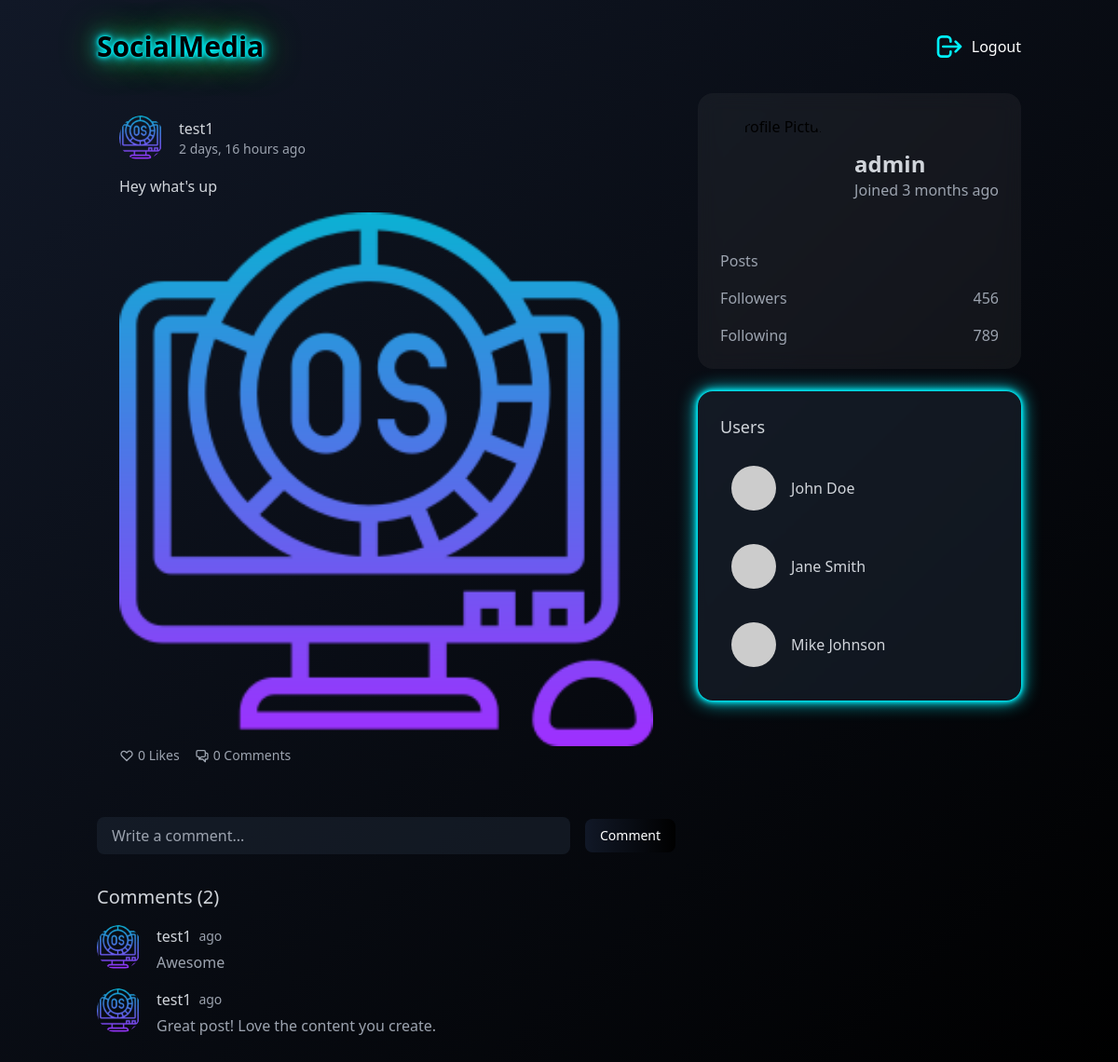
/posts/5 (signed in), run on the app's committed database.
### posts/models.py (models this page shows, shortened)
class Posts(models.Model):
    post_content = models.CharField(max_length=1000)
    profile = models.ForeignKey(Profile, on_delete=models.CASCADE)
    post_image = models.ImageField(upload_to="posts_imgs/")
    created_at = models.DateTimeField(auto_now_add=True)
    like_count = models.IntegerField(default=0)

class Comments(models.Model):
    comment_content = models.CharField(max_length=200)
    profile = models.ForeignKey(Profile, on_delete=models.CASCADE)
    post = models.ForeignKey(Posts, on_delete=models.CASCADE)

### userauth/models.py (models this page shows, shortened)
class Profile(models.Model):
    user = models.OneToOneField(User, on_delete=models.CASCADE)
    profile_image = models.ImageField(upload_to='profile_pics/', default='default.jpg')
    bio = models.TextField(blank=True, null=True)

### posts/views.py (the view)
# urls.py: path('<int:postId>', views.get_post),
@login_required(login_url="/auth/signin")
def get_post(request, postId):
    post = get_object_or_404(Posts, id=postId)
    comments = Comments.objects.filter(post=post)
    data = {"post": post, "comments": comments}
    return render(request, "post.html", {"data": data})

### templates/post.html (shortened to what this page needs)
<!DOCTYPE html>
<html lang="en">
<head>
    <script src="https://cdn.tailwindcss.com"></script>
</head>
<body class="bg-gradient-to-br from-gray-900 to-black min-h-screen">
    <div class="container mx-auto px-4 py-8">
        <div class="flex justify-between items-center mb-8">
            <h1 class="neon-text text-3xl font-bold">SocialMedia</h1>
            <div class="flex items-center space-x-4">
                <a href="#" class="flex items-center space-x-2 hover:text-neon-blue transition-colors">
                    <svg class="w-8 h-8 text-[var(--neon-blue)]" fill="none" stroke="currentColor" viewBox="0 0 24 24">
                        <path stroke-linecap="round" stroke-linejoin="round" stroke-width="2"
                            d="M17 16l4-4m0 0l-4-4m4 4H7m6 4v1a3 3 0 01-3 3H6a3 3 0 01-3-3V7a3 3 0 013-3h4a3 3 0 013 3v1">
                        </path>
                    </svg>
                    <span class="text-white">Logout</span>
                </a>
            </div>
        </div>
        <div class="grid grid-cols-1 md:grid-cols-2 gap-6">
            <div class="md:col-span-2 md:col-start-1 md:col-end-3">
                <div class="post-card p-6 rounded-2xl mb-6">
                    <div class="flex items-center space-x-4 mb-4">
                        <img src="{{ data.post.profile.profile_image.url }}" alt="{{ data.post.profile.user.username }}"
                            class="profile-image" />
                        <div>
                            <h3 class="font-medium text-gray-300">
                                {{ data.post.profile.user.username }}
                            </h3>
                            <p class="text-sm text-gray-400">
                                {{ data.post.created_at|timesince }} ago
                            </p>
                        </div>
                    </div>
                    <p class="text-gray-300 mb-4">{{ data.post.post_content }}</p>
                    {% if data.post.post_image %}
                    <img src="{{ data.post.post_image.url }}" alt="Post image"
                        class="w-full rounded-lg mt-4 post-image" />
                    {% endif %}
                    <div class="flex items-center space-x-4 text-gray-400 text-sm">
                        <span class="flex items-center cursor-pointer hover:text-neon-blue">
                            <svg class="w-4 h-4 mr-1" fill="none" stroke="currentColor" viewBox="0 0 24 24">
                                <path stroke-linecap="round" stroke-linejoin="round" stroke-width="2"
                                    d="M4.318 6.318a4.5 4.5 0 000 6.364L12 20.364l7.682-7.682a4.5 4.5 0 00-6.364-6.364L12 7.636l-1.318-1.318a4.5 4.5 0 00-6.364 0z">
                                </path>
                            </svg>
                            {{ data.post.like_count }} Likes
                        </span>
                        <span class="flex items-center cursor-pointer hover:text-neon-blue">
                            0 Comments
                        </span>
                    </div>
                </div>
                <div class="mt-8 mb-8">
                    <div class="flex items-center space-x-4">
                        <form class="flex-1" method="POST" action='/posts/add_comments/{{data.post.id}}'>
                            <div class="flex items-center space-x-4">
                                <input type="text" name="comment_content"
                                    class="flex-1 px-4 py-2 rounded-lg bg-gray-800/50 text-gray-300 placeholder-gray-400 focus:outline-none focus:ring-2 focus:ring-neon-blue"
                                    placeholder="Write a comment...">
                                <button type="submit"
                                    class="flex items-center px-4 py-2 rounded-lg text-sm font-medium text-white bg-gradient-to-r from-neon-blue via-neon-green to-neon-purple transition-all duration-300 hover:bg-none hover:bg-[var(--neon-blue)]">
                                    Comment
                                </button>
                            </div>
                        </form>
                    </div>
                </div>
                <div class="mt-8">
                    <h3 class="text-xl font-medium text-gray-300 mb-4">Comments ({{ data.comments.count }})</h3>
                    <div class="space-y-4">
                        {% for comment in data.comments %}
                        <div class="flex items-start space-x-4">
                            <img src="{{ comment.profile.profile_image.url }}" alt="{{ comment.profile.user.username }}"
                                class="profile-image" />
                            <div>
                                <div class="flex items-center space-x-2">
                                    <h4 class="font-medium text-gray-300">{{ comment.profile.user.username }}</h4>
                                    <span class="text-sm text-gray-400">{{ comment.created_at|timesince }} ago</span>
                                </div>
                                <p class="text-gray-400 mt-1">{{ comment.comment_content }}</p>
                            </div>
                        </div>
                        {% empty %}
                        <div class="text-center text-gray-400 py-4">
                            No comments yet. Be the first to comment!
                        </div>
                        {% endfor %}
                    </div>
                </div>
            </div>
            <div class="md:col-span-1 md:col-start-3 md:col-end-4">
                <div class="profile-section p-6 rounded-2xl mb-6">
                    <div class="flex items-center space-x-4 mb-4">
                        <img src="{{ request.user.profile.profile_image.url }}" alt="Profile Picture"
                            class="w-32 h-32 rounded-full" />
                        <div>
                            <h2 class="text-2xl font-bold text-gray-300">
                                {{ request.user.username }}
                            </h2>
                            <p class="text-gray-400">Joined 3 months ago</p>
                        </div>
                    </div>
                    <div class="space-y-4">
                        <div class="flex justify-between text-gray-400">
                            <span>Posts</span>
                        </div>
                        <div class="flex justify-between text-gray-400">
                            <span>Followers</span>
                            <span>456</span>
                        </div>
                        <div class="flex justify-between text-gray-400">
                            <span>Following</span>
                            <span>789</span>
                        </div>
                    </div>
                </div>
                <div class="bg-gray-800/50 p-6 rounded-2xl backdrop-blur-sm neon-border">
                    <h2 class="text-lg font-medium text-gray-300 mb-4">Users</h2>
                    <div class="space-y-3">
                        <a href="#"
                            class="flex items-center space-x-4 hover:bg-gray-700/50 p-3 rounded-lg transition-colors">
                            <img src="https://via.placeholder.com/48" alt="John Doe" class="profile-image" />
                            <span class="text-gray-300">John Doe</span>
                        </a>
                        <a href="#"
                            class="flex items-center space-x-4 hover:bg-gray-700/50 p-3 rounded-lg transition-colors">
                            <img src="https://via.placeholder.com/48" alt="Jane Smith" class="profile-image" />
                            <span class="text-gray-300">Jane Smith</span>
                        </a>
                        <a href="#"
                            class="flex items-center space-x-4 hover:bg-gray-700/50 p-3 rounded-lg transition-colors">
                            <img src="https://via.placeholder.com/48" alt="Mike Johnson" class="profile-image" />
                            <span class="text-gray-300">Mike Johnson</span>
                        </a>
                    </div>
                </div>
            </div>
        </div>
    </div>
</body>
</html>

### data on the page
Posts: post.profile.profile_image (picture), post.profile.user.username "test1", post.created_at "2 days, 16 hours", post.post_content "Hey what's up", post.post_image (picture), post.like_count "0"
Comments: profile.profile_image (picture), profile.user.username "test1", comment_content "Awesome"
Comments: profile.profile_image (picture), profile.user.username "test1", comment_content "Great post! Love the content you create."

### other printed values
{{ data.comments.count }} "2"
{{ request.user.username }} "admin"
